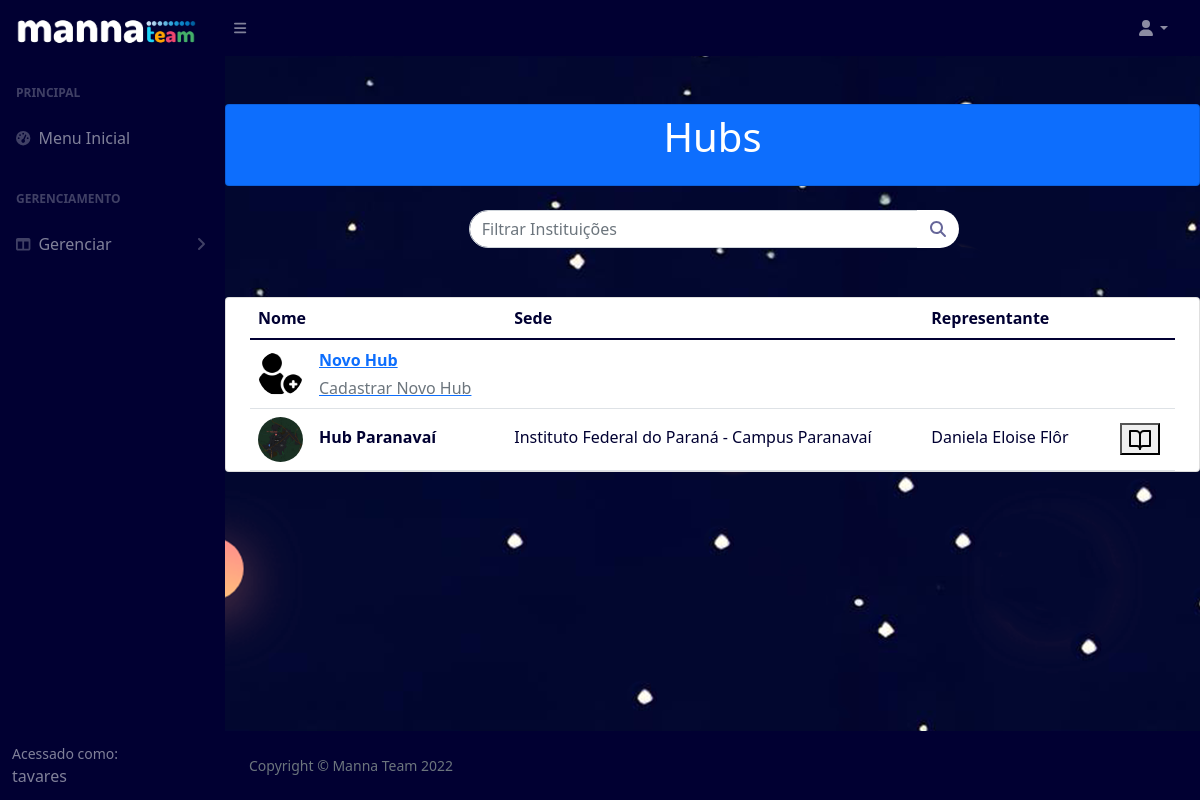
The app's page /hubs (signed in) with its own data.
### pages/models.py (models this page shows, shortened)
class Hub(models.Model):
    photo = models.ImageField('Foto', upload_to='./static/uploads/photos/hub')
    name = models.CharField('Nome do Hub', max_length=200)
    region = models.CharField('Região do Hub', max_length=200)
    headquarter = models.CharField('Sede do Hub', max_length=50)
    representative = models.CharField('Representante Manna', max_length=50)
    institutions= models.CharField('Instituições Afiliadas', max_length=50)
    participants = models.CharField('Membros Participantes', max_length=50)
    connection = models.CharField('Colégios Atendidos', max_length=200)
    amountStudents = models.IntegerField('Quantidade de Alunos Atendidos')
    description = models.CharField('Descrição', max_length=2000)

### pages/views.py (the view)
# urls.py: path('hubs', HubList.as_view(), name="hubs"),
class HubList(LoginRequiredMixin, ListView):
	login_url = reverse_lazy('login')
	model = Hub
	template_name = 'pages/hub-list.html'

### pages/templates/pages/hub-list.html (shortened to what this page needs)
{% extends 'pages/base.html' %}
{% load static %}
{% block content %}
<section class="pricing py-5">
<div class="container">
  <div class="row">
  <div class="card mb-4 bg-primary">
  <header class="bg-primary text-center py-2 mb-2">
    <div class="container">
      <h1 class="fw-light text-white">Hubs</h1>
    </div>
  </header>
  </div>
  <div id="content">
    <form class='form-inline' method="POST" action="{% url 'filtro-hub' %}">
      <div class="input-group">
        <input type='text' name='search' class="form-control search-form " placeholder="Filtrar Instituições">
        <span class="input-group-btn" style="width:39px">
          <button id="search-this" type="submit" class="pull-right btn btn-default search-btn">
              <i class="fa fa-search"></i>
          </button>
        </span>
      </div>
    </form>
  </div>
  <div class="card mb-4 bg-white">
  <div class="container">
    <div class="row">
      <table id ="table" class="table align-middle mb-0 bg-white">
        <thead class="bg-white">
          <tr>
            <th>Nome</th>
            <th>Sede</th>
            <th>Representante</th>
          </tr>
        </thead>
        <tbody>
          <tr>
            <td>
              <div class="d-flex align-items-center">
                <img
                    src="{% static 'img/plus.png' %}"
                    alt=""
                    style="width: 45px; height: 45px"
                    class="rounded-circle"
                    />
                <div class="ms-3">
                  <a href="{% url 'cadastro-hub' %}">
                  <p class="fw-bold mb-1">Novo Hub</p>
                  <p class="text-muted mb-0">Cadastrar Novo Hub</p></a>
                </div>
              </div>
            </td>
            <td>
            </td>
            <td>
            </td>
            <td></td>
            <td>
            </td>
          </tr>
          {% for hub in object_list %}
          <tr>
            <td>
              <div class="d-flex align-items-center">
                <img
                    src="{{hub.photo}}"
                    alt=""
                    style="width: 45px; height: 45px"
                    class="rounded-circle"
                    />
                <div class="ms-3">
                  <p class="fw-bold mb-1">{{hub.name}}</p>
                </div>
              </div>
            </td>
            <td>
              <p class="fw-normal mb-1">{{hub.headquarter}}</p>
            </td>
            <td>
            <p class="fw-normal mb-1">{{hub.representative}}</p>
            <td>
              <td>
                <form method="POST" action="{% url 'hub' %}">
                <button type="submit"><h6 data-feather="book-open"></h6></button>
                </form>
              </td>
          </tr>
        {% endfor %}
        </tbody>
      </table>
    </div>
  </div>
</div>
 </div>
</div>
</section>
        {% endblock %}

### pages/templates/pages/base.html (shortened to what this page needs)
{% load static %}
{% block head %}
<!DOCTYPE html>
<html lang="en">
<head>
    <link href="https://cdn.jsdelivr.net/npm/simple-datatables@latest/dist/style.css" rel="stylesheet" />
    <link href="{% static 'css/styles.css' %}" rel="stylesheet" />
</head>
<body class="sb-nav-fixed">
    <nav class="sb-topnav navbar navbar-expand navbar-dark bg-dark">
        <a class="navbar-brand ps-3" href="{% url 'index' %}"><img src="{% static 'img/logo.png' %}" height="50"
                width="180" /></a>
        <button class="btn btn-link btn-sm order-1 order-lg-0 me-4 me-lg-0" id="sidebarToggle" href="#!"><i
                class="fas fa-bars"></i></button>
        <ul class="navbar-nav ms-auto ms-md-0 me-3 me-lg-4">
            <li class="nav-item dropdown">
                <a class="nav-link dropdown-toggle" id="navbarDropdown" href="#" role="button" data-bs-toggle="dropdown"
                    aria-expanded="false"><i class="fas fa-user fa-fw"></i></a>
            </li>
        </ul>
    </nav>
    <div id="layoutSidenav">
        <div id="layoutSidenav_nav">
            <nav class="sb-sidenav accordion sb-sidenav-dark" id="sidenavAccordion">
                <div class="sb-sidenav-menu">
                    <div class="nav">
                        <div class="sb-sidenav-menu-heading">Principal</div>
                        <a class="nav-link" href="{% url 'index' %}">
                            <div class="sb-nav-link-icon"><i class="fas fa-tachometer-alt"></i></div>
                            Menu Inicial
                        </a>
                        <div class="sb-sidenav-menu-heading">Gerenciamento</div>
                        <a class="nav-link collapsed" href="#" data-bs-toggle="collapse"
                            data-bs-target="#collapseLayouts" aria-expanded="false" aria-controls="collapseLayouts">
                            <div class="sb-nav-link-icon"><i class="fas fa-columns"></i></div>
                            Gerenciar
                            <div class="sb-sidenav-collapse-arrow"><i class="fas fa-angle-down"></i></div>
                        </a>
                    </div>
                </div>
                <div class="sb-sidenav-footer">
                    <div class="small">Acessado como:</div>
                    {{request.user.username}}
                </div>
            </nav>
        </div>
        <div id="layoutSidenav_content">
            {% endblock %}
            {% block content %}
            {% endblock %}
            {% block footer %}
            <footer class="py-4 bg-dark mt-auto">
                <div class="container-fluid px-4">
                    <div class="d-flex align-items-center justify-content-between small">
                        <div class="text-muted">Copyright &copy; Manna Team 2022</div>
                    </div>
                </div>
            </footer>
        </div>
    </div>
    {% endblock %}
</body>
</html>

### records on screen
Hub: photo (picture), name "Hub Paranavaí", headquarter "Instituto Federal do Paraná - Campus Paranavaí", representative "Daniela Eloise Flôr"

### other values on screen
{{ request.user.username }} "tavares"
